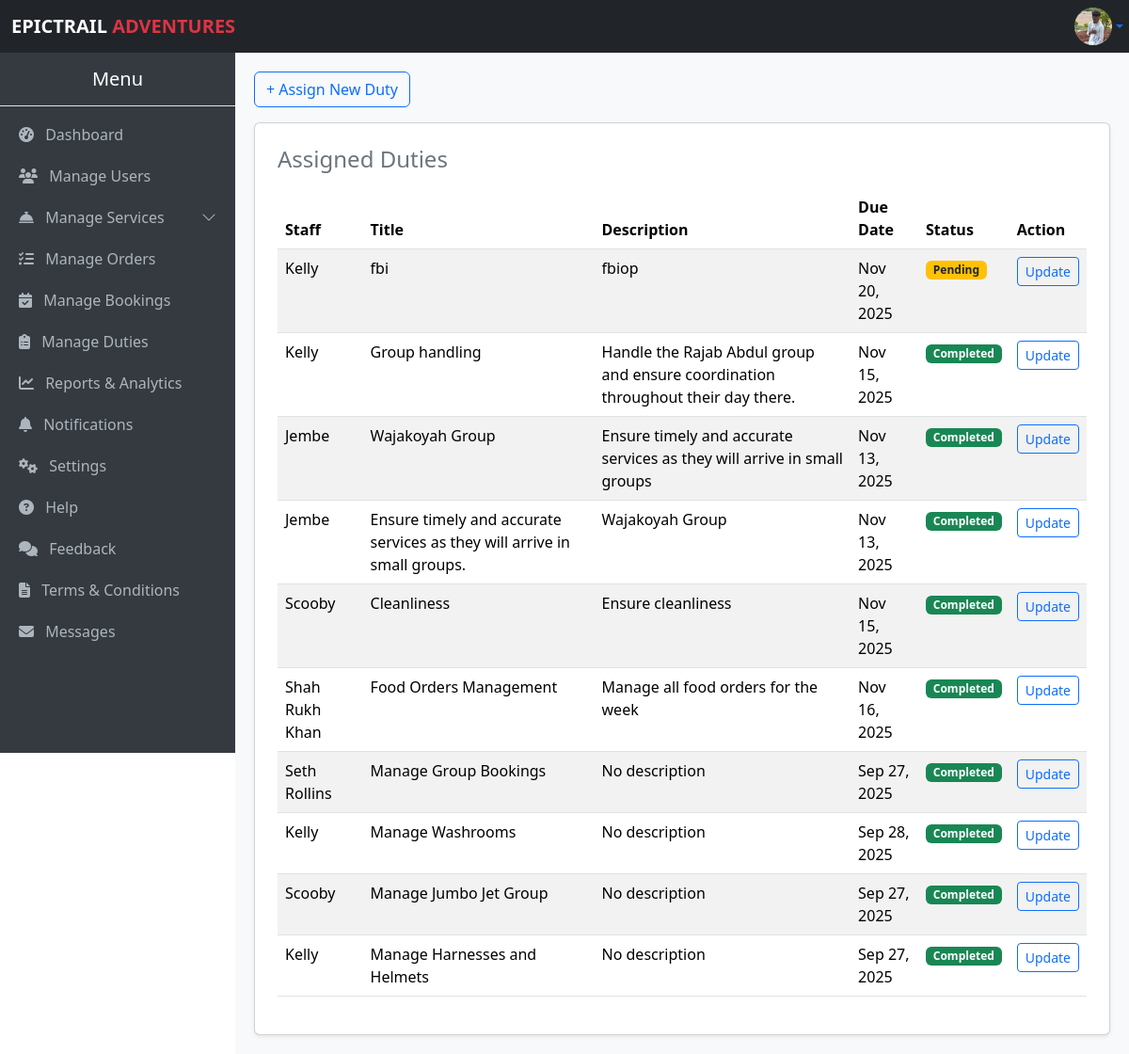
Before: /duties/ (signed in) with the older database file.
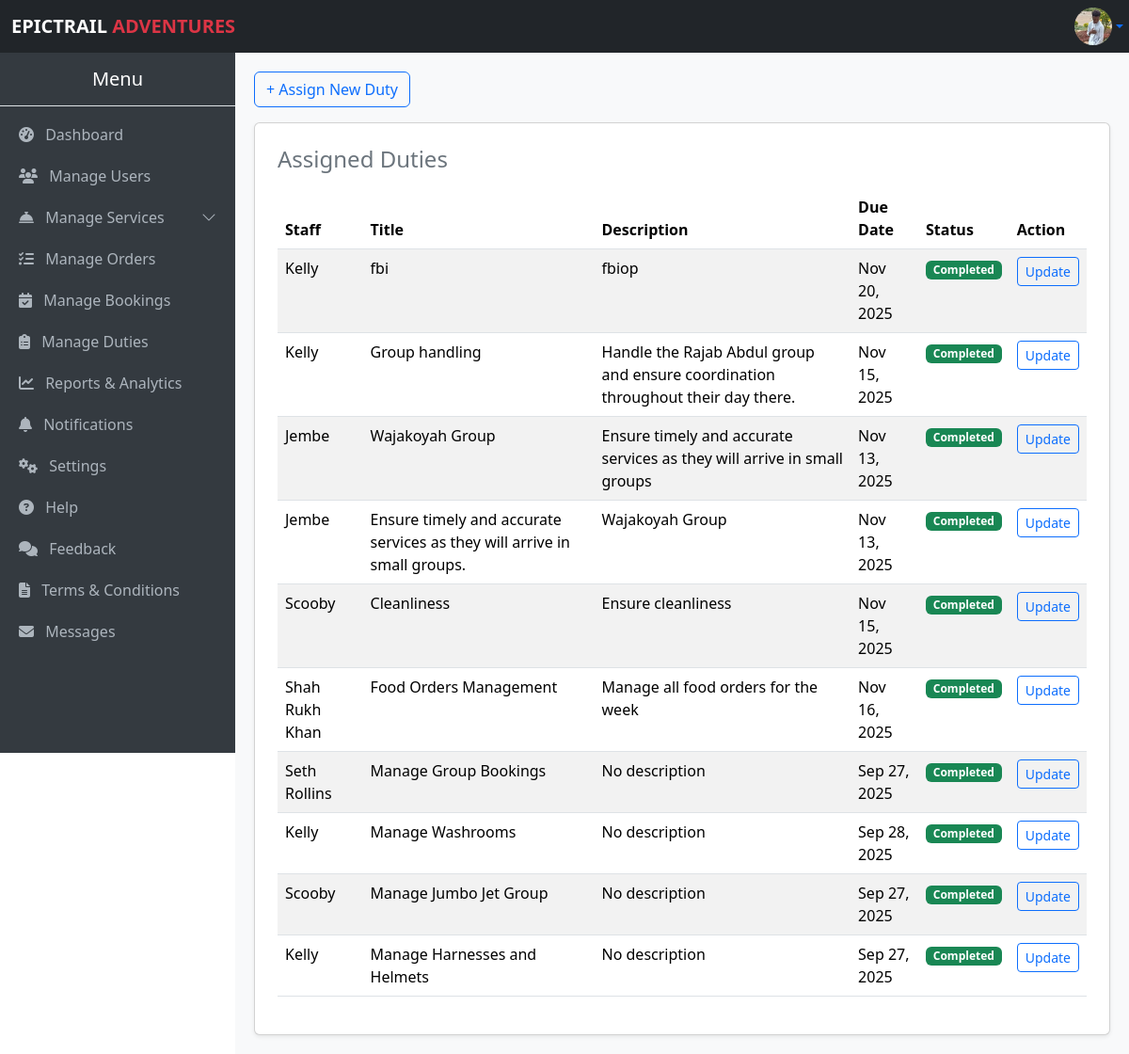
After: the same page with the newer database file.
### myApp/models.py (models this page shows, shortened)
class Duty(models.Model):
    duty_staff = models.ForeignKey(
        User,
        on_delete=models.CASCADE,
        limit_choices_to={'is_staff': True}
    )
    duty_title = models.CharField(max_length=100)
    duty_description = models.TextField(blank=True)
    duty_due_date = models.DateField()
    duty_assigned_on = models.DateTimeField(auto_now_add=True)
    duty_completed = models.BooleanField(default=False)

### myApp/views.py (the view)
# urls.py: path('duties/', views.duties, name='duties'),
@login_required
@user_passes_test(admin_required)
def duties(request):
    duties = Duty.objects.all().order_by('-duty_assigned_on')  # make sure field exists
    return render(request, 'duties.html', {'duties': duties})

### myApp/context_processors.py (called while the page is built)
def total_users(request):
    return {'total_users': User.objects.count()}

def total_bookings(request):
    return {'total_bookings': Booking.objects.count()}

def total_amount(request):
    total = 0
    if request.user.is_authenticated:
        bookings = Booking.objects.all()  # optionally filter by user=request.user
        booking_total = sum(booking.amount_required for booking in bookings)
        food_orders = FoodOrder.objects.all()  # optionally filter by user=request.user
        food_total = sum(order.total_price() for order in food_orders)  # <- call the method
        total = booking_total + food_total
    return {'total_amount': total}

def total_cost(request):
    if not request.user.is_authenticated:
        return {
            'user_bookings': [],
            'user_total_amount': 0,
        }
    bookings = Booking.objects.filter(booking_user=request.user).prefetch_related(
        'booking_activities', 'booking_packages', 'booking_rooms', 'booking_food', 'booking_tours'
    )
    total_amount = sum(b.amount_required for b in bookings)
    return {
        'user_bookings': bookings,
        'user_total_amount': total_amount,
    }

### myApp/templates/duties.html (shortened to what this page needs)
{% extends "base.admin.html" %}
{% block content %}
<a href="{% url 'assign_duty' %}" class="btn btn-outline-primary mb-3">+ Assign New Duty</a>
<div class="card p-4 shadow-sm">
    <h4 class="text-secondary mb-3">Assigned Duties</h4>
    <table class="table table-striped">
        <thead>
            <tr>
                <th>Staff</th>
                <th>Title</th>
                <th>Description</th>
                <th>Due Date</th>
                <th>Status</th>
                <th>Action</th>
            </tr>
        </thead>
        <tbody>
            {% for duty in duties %}
            <tr>
                <td>{{ duty.duty_staff.username }}</td>
                <td>{{ duty.duty_title }}</td>
                <td>{% if duty.duty_description %}{{ duty.duty_description }}{% else %}No description{% endif %}</td>
                <td>{{ duty.duty_due_date|date:"M d, Y" }}</td>
                <td>
                    {% if duty.duty_completed %}
                    <span class="badge bg-success">Completed</span>
                    {% else %}
                    <span class="badge bg-warning text-dark">Pending</span>
                    {% endif %}
                </td>
                <td>
                    <a href="{% url 'update_duty_status' duty.id %}" class="btn btn-sm btn-outline-primary">Update</a>
                </td>
            </tr>
            {% empty %}
            <tr>
                <td colspan="6" class="text-center">No duties assigned yet.</td>
            </tr>
            {% endfor %}
        </tbody>
    </table>
</div>
{% endblock %}

Changed rows visible on the page:
changed Duty "fbi": duty_completed "Pending" → "Completed"
